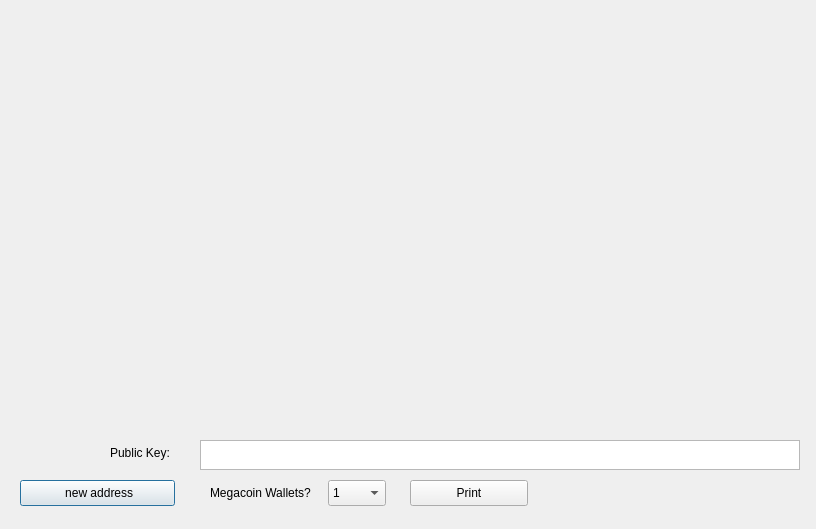
<?xml version="1.0" encoding="UTF-8"?>
<ui version="4.0">
 <class>PaperWalletDialog</class>
 <widget class="QDialog" name="PaperWalletDialog">
  <property name="geometry">
   <rect>
    <x>0</x>
    <y>0</y>
    <width>816</width>
    <height>529</height>
   </rect>
  </property>
  <property name="windowTitle">
   <string>Print Your Paper Wallets</string>
  </property>
  <property name="styleSheet">
   <string notr="true"/>
  </property>
  <widget class="QLabel" name="privateKeyQRCode">
   <property name="geometry">
    <rect>
     <x>608</x>
     <y>192</y>
     <width>149</width>
     <height>149</height>
    </rect>
   </property>
   <property name="text">
    <string/>
   </property>
   <property name="scaledContents">
    <bool>true</bool>
   </property>
  </widget>
  <widget class="QLabel" name="addressQRCode">
   <property name="geometry">
    <rect>
     <x>56</x>
     <y>107</y>
     <width>120</width>
     <height>120</height>
    </rect>
   </property>
   <property name="text">
    <string/>
   </property>
   <property name="scaledContents">
    <bool>true</bool>
   </property>
  </widget>
  <widget class="QPushButton" name="getNewAddress">
   <property name="geometry">
    <rect>
     <x>20</x>
     <y>480</y>
     <width>155</width>
     <height>26</height>
    </rect>
   </property>
   <property name="text">
    <string> new address</string>
   </property>
   <property name="icon">
    <iconset resource="../bitcoin.qrc">
     <normaloff>:/icons/add</normaloff>:/icons/add</iconset>
   </property>
  </widget>
  <widget class="QLabel" name="paperTemplate">
   <property name="geometry">
    <rect>
     <x>20</x>
     <y>10</y>
     <width>775</width>
     <height>416</height>
    </rect>
   </property>
   <property name="font">
    <font>
     <pointsize>6</pointsize>
    </font>
   </property>
   <property name="text">
    <string notr="true"/>
   </property>
   <property name="pixmap">
    <pixmap resource="../bitcoin.qrc">:/images/paper_wallet</pixmap>
   </property>
  </widget>
  <widget class="VerticalLabel" name="addressText2">
   <property name="geometry">
    <rect>
     <x>262</x>
     <y>13</y>
     <width>28</width>
     <height>375</height>
    </rect>
   </property>
   <property name="font">
    <font>
     <family>Sans</family>
     <pointsize>6</pointsize>
     <weight>50</weight>
     <italic>false</italic>
     <bold>false</bold>
    </font>
   </property>
   <property name="styleSheet">
    <string notr="true"/>
   </property>
   <property name="text">
    <string/>
   </property>
  </widget>
  <widget class="VerticalLabel" name="privateKeyText">
   <property name="geometry">
    <rect>
     <x>781</x>
     <y>11</y>
     <width>18</width>
     <height>414</height>
    </rect>
   </property>
   <property name="font">
    <font>
     <family>Sans</family>
     <pointsize>6</pointsize>
     <weight>50</weight>
     <italic>false</italic>
     <bold>false</bold>
    </font>
   </property>
   <property name="styleSheet">
    <string notr="true"/>
   </property>
   <property name="text">
    <string/>
   </property>
   <property name="scaledContents">
    <bool>true</bool>
   </property>
   <property name="alignment">
    <set>Qt::AlignCenter</set>
   </property>
   <property name="textInteractionFlags">
    <set>Qt::TextSelectableByKeyboard|Qt::TextSelectableByMouse</set>
   </property>
  </widget>
  <widget class="QPushButton" name="printButton">
   <property name="geometry">
    <rect>
     <x>410</x>
     <y>480</y>
     <width>118</width>
     <height>26</height>
    </rect>
   </property>
   <property name="text">
    <string>Print</string>
   </property>
   <property name="icon">
    <iconset resource="../bitcoin.qrc">
     <normaloff>:/icons/receiving_addresses</normaloff>:/icons/receiving_addresses</iconset>
   </property>
  </widget>
  <widget class="QDialogButtonBox" name="buttonBox">
   <property name="geometry">
    <rect>
     <x>710</x>
     <y>480</y>
     <width>91</width>
     <height>26</height>
    </rect>
   </property>
   <property name="standardButtons">
    <set>QDialogButtonBox::NoButton</set>
   </property>
   <property name="centerButtons">
    <bool>true</bool>
   </property>
  </widget>
  <widget class="QLabel" name="label">
   <property name="geometry">
    <rect>
     <x>210</x>
     <y>480</y>
     <width>117</width>
     <height>26</height>
    </rect>
   </property>
   <property name="text">
    <string>Megacoin Wallets?</string>
   </property>
  </widget>
  <widget class="QComboBox" name="walletCount">
   <property name="geometry">
    <rect>
     <x>328</x>
     <y>480</y>
     <width>58</width>
     <height>26</height>
    </rect>
   </property>
   <property name="editable">
    <bool>false</bool>
   </property>
   <item>
    <property name="text">
     <string>1</string>
    </property>
   </item>
   <item>
    <property name="text">
     <string>2</string>
    </property>
   </item>
   <item>
    <property name="text">
     <string>3</string>
    </property>
   </item>
   <item>
    <property name="text">
     <string>4</string>
    </property>
   </item>
   <item>
    <property name="text">
     <string>5</string>
    </property>
   </item>
   <item>
    <property name="text">
     <string>6</string>
    </property>
   </item>
   <item>
    <property name="text">
     <string>7</string>
    </property>
   </item>
   <item>
    <property name="text">
     <string>8</string>
    </property>
   </item>
   <item>
    <property name="text">
     <string>9</string>
    </property>
   </item>
   <item>
    <property name="text">
     <string>10</string>
    </property>
   </item>
   <item>
    <property name="text">
     <string>11</string>
    </property>
   </item>
   <item>
    <property name="text">
     <string>12</string>
    </property>
   </item>
  </widget>
  <widget class="QTextEdit" name="publicKey">
   <property name="geometry">
    <rect>
     <x>200</x>
     <y>440</y>
     <width>600</width>
     <height>30</height>
    </rect>
   </property>
   <property name="undoRedoEnabled">
    <bool>false</bool>
   </property>
   <property name="readOnly">
    <bool>true</bool>
   </property>
   <property name="html">
    <string>&lt;!DOCTYPE HTML PUBLIC &quot;-//W3C//DTD HTML 4.0//EN&quot; &quot;http://www.w3.org/TR/REC-html40/strict.dtd&quot;&gt;
&lt;html&gt;&lt;head&gt;&lt;meta name=&quot;qrichtext&quot; content=&quot;1&quot; /&gt;&lt;style type=&quot;text/css&quot;&gt;
p, li { white-space: pre-wrap; }
&lt;/style&gt;&lt;/head&gt;&lt;body style=&quot; font-family:'Sans'; font-size:9pt; font-weight:400; font-style:normal;&quot;&gt;
&lt;p style=&quot;-qt-paragraph-type:empty; margin-top:0px; margin-bottom:0px; margin-left:0px; margin-right:0px; -qt-block-indent:0; text-indent:0px; font-family:'Sans Serif';&quot;&gt;&lt;br /&gt;&lt;/p&gt;&lt;/body&gt;&lt;/html&gt;</string>
   </property>
   <property name="acceptRichText">
    <bool>false</bool>
   </property>
  </widget>
  <widget class="QLabel" name="label_2">
   <property name="geometry">
    <rect>
     <x>110</x>
     <y>440</y>
     <width>91</width>
     <height>26</height>
    </rect>
   </property>
   <property name="text">
    <string>Public Key:</string>
   </property>
  </widget>
  <widget class="QLabel" name="addressText">
   <property name="geometry">
    <rect>
     <x>40</x>
     <y>355</y>
     <width>414</width>
     <height>16</height>
    </rect>
   </property>
   <property name="font">
    <font>
     <pointsize>6</pointsize>
    </font>
   </property>
   <property name="text">
    <string>&lt;html&gt;&lt;head/&gt;&lt;body&gt;&lt;p&gt;&lt;br/&gt;&lt;/p&gt;&lt;/body&gt;&lt;/html&gt;</string>
   </property>
  </widget>
  <zorder>getNewAddress</zorder>
  <zorder>paperTemplate</zorder>
  <zorder>addressQRCode</zorder>
  <zorder>privateKeyQRCode</zorder>
  <zorder>addressText2</zorder>
  <zorder>privateKeyText</zorder>
  <zorder>printButton</zorder>
  <zorder>buttonBox</zorder>
  <zorder>label</zorder>
  <zorder>walletCount</zorder>
  <zorder>publicKey</zorder>
  <zorder>label_2</zorder>
  <zorder>addressText</zorder>
 </widget>
 <customwidgets>
  <customwidget>
   <class>VerticalLabel</class>
   <extends>QLabel</extends>
   <header>verticallabel.h</header>
  </customwidget>
 </customwidgets>
 <resources>
  <include location="../bitcoin.qrc"/>
 </resources>
 <connections>
  <connection>
   <sender>buttonBox</sender>
   <signal>rejected()</signal>
   <receiver>PaperWalletDialog</receiver>
   <slot>close()</slot>
   <hints>
    <hint type="sourcelabel">
     <x>650</x>
     <y>408</y>
    </hint>
    <hint type="destinationlabel">
     <x>357</x>
     <y>214</y>
    </hint>
   </hints>
  </connection>
 </connections>
</ui>
